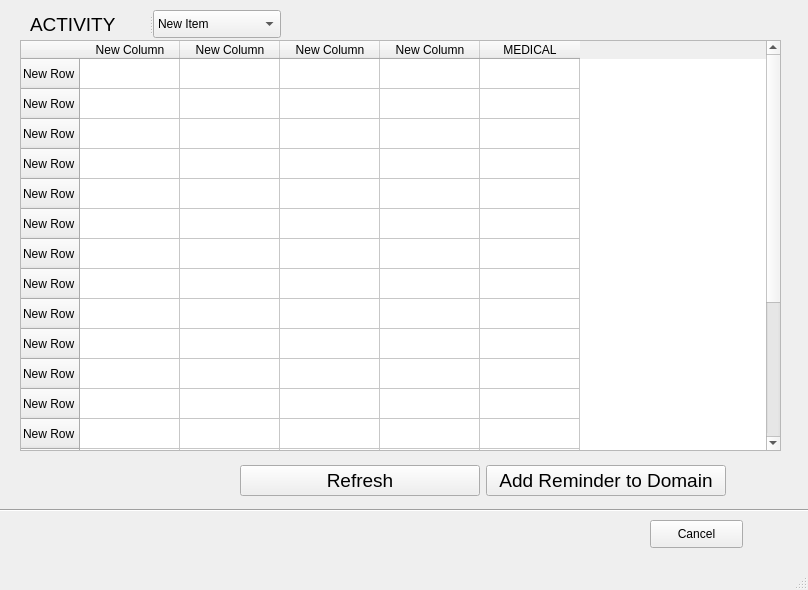
<?xml version="1.0" encoding="UTF-8"?>
<ui version="4.0">
 <class>MainWindow</class>
 <widget class="QMainWindow" name="MainWindow">
  <property name="geometry">
   <rect>
    <x>0</x>
    <y>0</y>
    <width>808</width>
    <height>590</height>
   </rect>
  </property>
  <property name="windowTitle">
   <string>MainWindow</string>
  </property>
  <widget class="QWidget" name="centralwidget">
   <widget class="QTableWidget" name="tableWidget">
    <property name="geometry">
     <rect>
      <x>20</x>
      <y>40</y>
      <width>761</width>
      <height>411</height>
     </rect>
    </property>
    <property name="whatsThis">
     <string>&lt;html&gt;&lt;head/&gt;&lt;body&gt;&lt;p&gt;&lt;br/&gt;&lt;/p&gt;&lt;/body&gt;&lt;/html&gt;</string>
    </property>
    <row>
     <property name="text">
      <string>New Row</string>
     </property>
    </row>
    <row>
     <property name="text">
      <string>New Row</string>
     </property>
    </row>
    <row>
     <property name="text">
      <string>New Row</string>
     </property>
    </row>
    <row>
     <property name="text">
      <string>New Row</string>
     </property>
    </row>
    <row>
     <property name="text">
      <string>New Row</string>
     </property>
    </row>
    <row>
     <property name="text">
      <string>New Row</string>
     </property>
    </row>
    <row>
     <property name="text">
      <string>New Row</string>
     </property>
    </row>
    <row>
     <property name="text">
      <string>New Row</string>
     </property>
    </row>
    <row>
     <property name="text">
      <string>New Row</string>
     </property>
    </row>
    <row>
     <property name="text">
      <string>New Row</string>
     </property>
    </row>
    <row>
     <property name="text">
      <string>New Row</string>
     </property>
    </row>
    <row>
     <property name="text">
      <string>New Row</string>
     </property>
    </row>
    <row>
     <property name="text">
      <string>New Row</string>
     </property>
    </row>
    <row>
     <property name="text">
      <string>New Row</string>
     </property>
    </row>
    <row>
     <property name="text">
      <string>New Row</string>
     </property>
    </row>
    <row>
     <property name="text">
      <string>New Row</string>
     </property>
    </row>
    <row>
     <property name="text">
      <string>New Row</string>
     </property>
    </row>
    <row>
     <property name="text">
      <string>New Row</string>
     </property>
    </row>
    <row>
     <property name="text">
      <string>New Row</string>
     </property>
    </row>
    <row>
     <property name="text">
      <string>New Row</string>
     </property>
    </row>
    <column>
     <property name="text">
      <string>New Column</string>
     </property>
    </column>
    <column>
     <property name="text">
      <string>New Column</string>
     </property>
    </column>
    <column>
     <property name="text">
      <string>New Column</string>
     </property>
    </column>
    <column>
     <property name="text">
      <string>New Column</string>
     </property>
    </column>
    <column>
     <property name="text">
      <string>MEDICAL</string>
     </property>
    </column>
    <item row="1" column="0">
     <property name="text">
      <string/>
     </property>
    </item>
    <item row="1" column="4">
     <property name="text">
      <string/>
     </property>
    </item>
   </widget>
   <widget class="QPushButton" name="pushButton_3">
    <property name="geometry">
     <rect>
      <x>650</x>
      <y>520</y>
      <width>93</width>
      <height>28</height>
     </rect>
    </property>
    <property name="text">
     <string>Cancel</string>
    </property>
   </widget>
   <widget class="Line" name="line">
    <property name="geometry">
     <rect>
      <x>-20</x>
      <y>500</y>
      <width>831</width>
      <height>21</height>
     </rect>
    </property>
    <property name="orientation">
     <enum>Qt::Horizontal</enum>
    </property>
   </widget>
   <widget class="QWidget" name="layoutWidget">
    <property name="geometry">
     <rect>
      <x>240</x>
      <y>460</y>
      <width>486</width>
      <height>41</height>
     </rect>
    </property>
    <layout class="QHBoxLayout" name="horizontalLayout">
     <item>
      <widget class="QPushButton" name="pushButton">
       <property name="font">
        <font>
         <pointsize>14</pointsize>
        </font>
       </property>
       <property name="text">
        <string>Refresh</string>
       </property>
      </widget>
     </item>
     <item>
      <widget class="QPushButton" name="pushButton_2">
       <property name="font">
        <font>
         <pointsize>14</pointsize>
        </font>
       </property>
       <property name="text">
        <string>Add Reminder to Domain</string>
       </property>
      </widget>
     </item>
    </layout>
   </widget>
   <widget class="QSplitter" name="splitter">
    <property name="geometry">
     <rect>
      <x>30</x>
      <y>10</y>
      <width>251</width>
      <height>28</height>
     </rect>
    </property>
    <property name="orientation">
     <enum>Qt::Horizontal</enum>
    </property>
    <widget class="QLabel" name="label">
     <property name="font">
      <font>
       <pointsize>14</pointsize>
      </font>
     </property>
     <property name="text">
      <string>ACTIVITY</string>
     </property>
    </widget>
    <widget class="QComboBox" name="comboBox">
     <item>
      <property name="text">
       <string>New Item</string>
      </property>
     </item>
     <item>
      <property name="text">
       <string>Others</string>
      </property>
     </item>
     <item>
      <property name="text">
       <string>School</string>
      </property>
     </item>
     <item>
      <property name="text">
       <string>College</string>
      </property>
     </item>
     <item>
      <property name="text">
       <string>Office</string>
      </property>
     </item>
     <item>
      <property name="text">
       <string>Submission</string>
      </property>
     </item>
     <item>
      <property name="text">
       <string>Medical</string>
      </property>
     </item>
    </widget>
   </widget>
  </widget>
  <widget class="QStatusBar" name="statusbar"/>
 </widget>
 <resources/>
 <connections/>
</ui>
